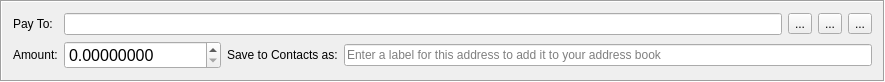
<?xml version="1.0" encoding="UTF-8"?>
<ui version="4.0">
  <class>TransferFrame</class>
  <widget class="QFrame" name="TransferFrame">
    <property name="geometry">
      <rect>
        <x>0</x>
        <y>0</y>
        <width>885</width>
        <height>80</height>
      </rect>
    </property>
    <property name="windowTitle">
      <string>Frame</string>
    </property>
    <property name="frameShape">
      <enum>QFrame::Box</enum>
    </property>
    <property name="frameShadow">
      <enum>QFrame::Sunken</enum>
    </property>
    <layout class="QGridLayout" name="gridLayout">
      <item row="0" column="0">
        <widget class="QLabel" name="label">
          <property name="text">
            <string>Pay To:</string>
          </property>
        </widget>
      </item>
      <item row="0" column="1" colspan="2">
        <layout class="QHBoxLayout" name="horizontalLayout_2">
          <item>
            <widget class="QLineEdit" name="m_addressEdit">
              <property name="clearButtonEnabled">
                <bool>false</bool>
              </property>
            </widget>
          </item>
          <item>
            <widget class="QToolButton" name="m_addressBookButton">
              <property name="toolTip">
                <string>Select recipient from Address Book</string>
              </property>
              <property name="text">
                <string>...</string>
              </property>
              <property name="icon">
                <iconset resource="../../resources.qrc">
                  <normaloff>:/icons/add_recepient</normaloff>:/icons/add_recepient
                </iconset>
              </property>
            </widget>
          </item>
          <item>
            <widget class="QToolButton" name="m_pasteButton">
              <property name="toolTip">
                <string>Paste from clipboard</string>
              </property>
              <property name="text">
                <string>...</string>
              </property>
              <property name="icon">
                <iconset resource="../../resources.qrc">
                  <normaloff>:/icons/paste</normaloff>:/icons/paste
                </iconset>
              </property>
            </widget>
          </item>
          <item>
            <widget class="QToolButton" name="m_removeButton">
              <property name="toolTip">
                <string>Remove recepient</string>
              </property>
              <property name="text">
                <string>...</string>
              </property>
              <property name="icon">
                <iconset resource="../../resources.qrc">
                  <normaloff>:/icons/remove</normaloff>:/icons/remove
                </iconset>
              </property>
            </widget>
          </item>
        </layout>
      </item>
      <item row="1" column="0">
        <widget class="QLabel" name="label_3">
          <property name="text">
            <string>Amount:</string>
          </property>
        </widget>
      </item>
      <item row="1" column="1">
        <widget class="QDoubleSpinBox" name="m_amountSpin">
          <property name="font">
            <font>
              <pointsize>12</pointsize>
            </font>
          </property>
          <property name="cursor">
            <cursorShape>IBeamCursor</cursorShape>
          </property>
          <property name="layoutDirection">
            <enum>Qt::LeftToRight</enum>
          </property>
          <property name="locale">
            <locale language="English" country="UnitedStates"/>
          </property>
          <property name="suffix">
            <string notr="true"/>
          </property>
          <property name="decimals">
            <number>8</number>
          </property>
          <property name="maximum">
            <double>1000000000.00000000</double>
          </property>
        </widget>
      </item>
      <item row="1" column="2">
        <layout class="QHBoxLayout" name="horizontalLayout">
          <item>
            <widget class="QLabel" name="label_2">
              <property name="text">
                <string>Save to Contacts as:</string>
              </property>
            </widget>
          </item>
          <item>
            <widget class="QLineEdit" name="m_labelEdit">
              <property name="maxLength">
                <number>50</number>
              </property>
              <property name="placeholderText">
                <string>Enter a label for this address to add it to your address book</string>
              </property>
            </widget>
          </item>
        </layout>
      </item>
    </layout>
  </widget>
  <tabstops>
    <tabstop>m_addressEdit</tabstop>
    <tabstop>m_amountSpin</tabstop>
    <tabstop>m_labelEdit</tabstop>
    <tabstop>m_addressBookButton</tabstop>
    <tabstop>m_pasteButton</tabstop>
    <tabstop>m_removeButton</tabstop>
  </tabstops>
  <resources>
    <include location="../../resources.qrc"/>
  </resources>
  <connections>
    <connection>
      <sender>m_removeButton</sender>
      <signal>clicked()</signal>
      <receiver>TransferFrame</receiver>
      <slot>close()</slot>
      <hints>
        <hint type="sourcelabel">
          <x>862</x>
          <y>21</y>
        </hint>
        <hint type="destinationlabel">
          <x>442</x>
          <y>60</y>
        </hint>
      </hints>
    </connection>
    <connection>
      <sender>m_addressBookButton</sender>
      <signal>clicked()</signal>
      <receiver>TransferFrame</receiver>
      <slot>addressBookClicked()</slot>
      <hints>
        <hint type="sourcelabel">
          <x>786</x>
          <y>21</y>
        </hint>
        <hint type="destinationlabel">
          <x>442</x>
          <y>60</y>
        </hint>
      </hints>
    </connection>
    <connection>
      <sender>m_pasteButton</sender>
      <signal>clicked()</signal>
      <receiver>TransferFrame</receiver>
      <slot>pasteClicked()</slot>
      <hints>
        <hint type="sourcelabel">
          <x>824</x>
          <y>21</y>
        </hint>
        <hint type="destinationlabel">
          <x>442</x>
          <y>60</y>
        </hint>
      </hints>
    </connection>
    <connection>
      <sender>m_amountSpin</sender>
      <signal>valueChanged(double)</signal>
      <receiver>TransferFrame</receiver>
      <slot>amountValueChange()</slot>
      <hints>
        <hint type="sourcelabel">
          <x>150</x>
          <y>56</y>
        </hint>
        <hint type="destinationlabel">
          <x>442</x>
          <y>39</y>
        </hint>
      </hints>
    </connection>
    <connection>
      <sender>m_removeButton</sender>
      <signal>clicked()</signal>
      <receiver>TransferFrame</receiver>
      <slot>amountValueChange()</slot>
      <hints>
        <hint type="sourcelabel">
          <x>861</x>
          <y>23</y>
        </hint>
        <hint type="destinationlabel">
          <x>442</x>
          <y>39</y>
        </hint>
      </hints>
    </connection>
    <connection>
      <sender>m_addressEdit</sender>
      <signal>textEdited(QString)</signal>
      <receiver>TransferFrame</receiver>
      <slot>addressEdited(QString)</slot>
      <hints>
        <hint type="sourcelabel">
          <x>460</x>
          <y>18</y>
        </hint>
        <hint type="destinationlabel">
          <x>442</x>
          <y>66</y>
        </hint>
      </hints>
    </connection>
  </connections>
  <slots>
    <slot>addressBookClicked()</slot>
    <slot>pasteClicked()</slot>
    <slot>addressEdited(QString)</slot>
  </slots>
</ui>
